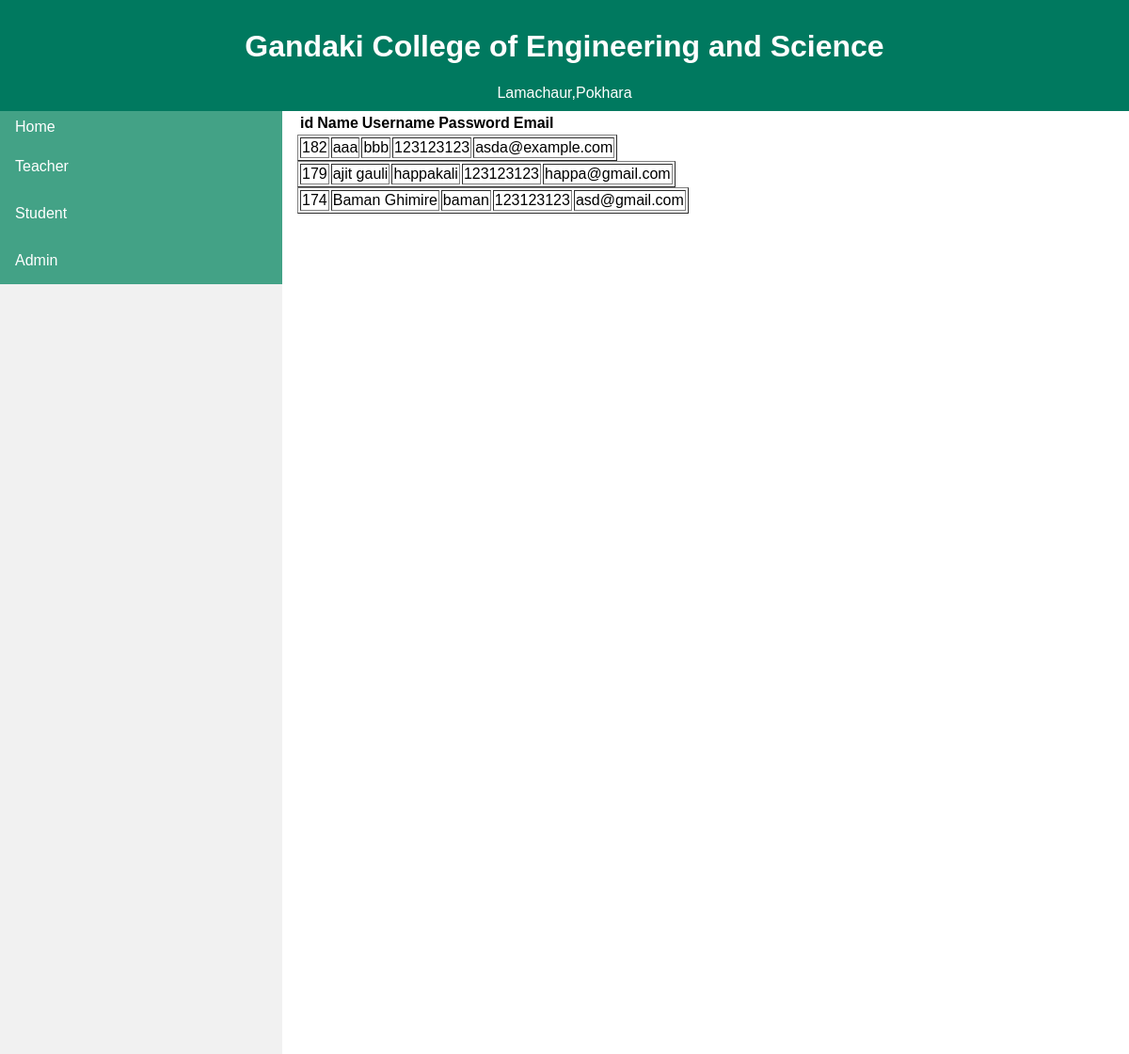
The page /admin/liststudent.php on the database its author committed.
### tables this page shows
CREATE TABLE `commoninfo` (
  `id` int(11) NOT NULL,
  `Name` varchar(50) NOT NULL,
  `Username` varchar(25) NOT NULL,
  `Password` varchar(50) NOT NULL,
  `Email` varchar(25) NOT NULL,
  `AccountType` varchar(15) NOT NULL
);

### admin/liststudent.php (the view, shortened to what this page needs)
<?php
	$conn=mysqli_connect("localhost","root","",'studentportal');
	$sql="SELECT * FROM commoninfo where AccountType='student'";
	$result=mysqli_query($conn,$sql);
?>
<html>
<head>
</head>
  <body>
    <header>
      <h1> Gandaki College of Engineering and Science<br></h1>
       <span id="lamachour"> Lamachaur,Pokhara </span>
    </header>
  <ul>
    <li>
      <a class="active" href="#home">Home</a></li>
    <li>
        <div class="dropbtn">Teacher
        </div>
    </li>
    <li>
        <div class="dropbtn">Student
        </div>
    </li>
    <li>
        <div class="dropbtn">Admin
        </div>
    </li>
  </ul>
	<div style="margin-left:25%;padding:1px 16px;height:1000px;">
		<?php
			echo "<table>
					<tr>
						<th>id</th>
						<th>Name</th>
						<th>Username</th>
						<th>Password</th>
						<th>Email</th>
					</tr>
					</table>";
			while($row=mysqli_fetch_assoc($result)){
				echo "<table border =1>
					<tr>
							<td>".$row['id']."</td>
							<td>".$row['Name']."</td>
							<td>".$row['Username']."</td>
							<td>".$row['Password']."</td>
							<td>".$row['Email']."</td>
						</tr>
				</table>";
			}
			?>
  </div>
</body>
</html>

### admin/liststudent.php (style rules this page uses)
body { margin: 0; }
ul { list-style-type: none; margin: 0; padding: 0; width: 25%; background-color: #f1f1f1; position: fixed; height: 100%; overflow: auto; }
li a { display: block; color: #000; padding: 8px 0 8px 16px; text-decoration: none; }
li a.active { background-color:#43A286; color: white; }
html { font-family: sans-serif; }
header { background: #00795f; width: 100%; padding: 10px 0; color: white; text-align: center; }
.dropbtn { background-color: #43A286; color: white; padding: 16px; font-size: 16px; border: none; cursor: pointer; width :100%; display:block ; }

### rows shown on the page
commoninfo: id "182", Name "aaa", Username "bbb", Password "123123123", Email "asda@example.com"
commoninfo: id "179", Name "ajit gauli", Username "happakali", Password "123123123", Email "happa@gmail.com"
commoninfo: id "174", Name "Baman Ghimire", Username "baman", Password "123123123", Email "asd@gmail.com"
